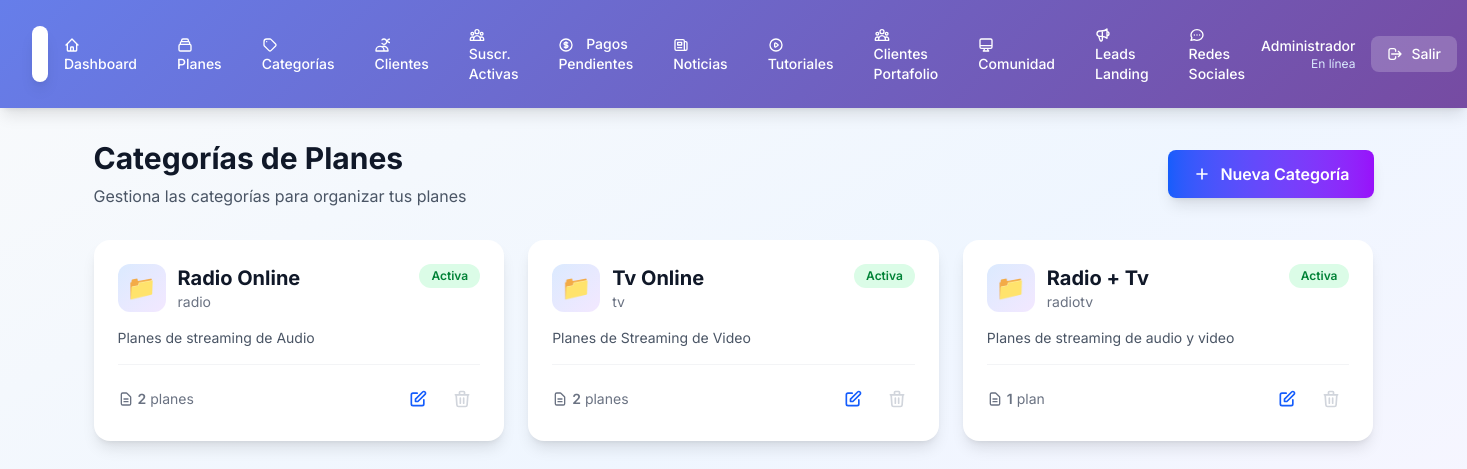
The app's page /admin/categorias.php (signed in) with its own data.
### tables this page shows
CREATE TABLE IF NOT EXISTS `plan_categories` (
  `id` int(11) NOT NULL AUTO_INCREMENT,
  `name` varchar(100) NOT NULL,
  `slug` varchar(100) NOT NULL,
  `description` text DEFAULT NULL,
  `icon` varchar(50) DEFAULT NULL,
  `display_order` int(11) DEFAULT 0,
  `is_active` tinyint(1) DEFAULT 1,
  `created_at` timestamp NOT NULL DEFAULT current_timestamp(),
  `updated_at` timestamp NOT NULL DEFAULT current_timestamp() ON UPDATE current_timestamp(),
  PRIMARY KEY (`id`),
  UNIQUE KEY `slug` (`slug`),
  KEY `idx_slug` (`slug`),
  KEY `idx_display_order` (`display_order`)
);

### admin/categorias.php (the view, shortened to what this page needs)
<?php
include 'header.php';
$pdo = getDatabase();
$stmt = $pdo->query("SELECT * FROM plan_categories ORDER BY display_order ASC, name ASC");
$categories = $stmt->fetchAll(PDO::FETCH_ASSOC);
$stmt_counts = $pdo->query("
    SELECT category_id, COUNT(*) as total
    FROM plans
    GROUP BY category_id
");
$plan_counts = [];
while ($row = $stmt_counts->fetch(PDO::FETCH_ASSOC)) {
    $plan_counts[$row['category_id']] = $row['total'];
}
?>
<div class="max-w-7xl mx-auto">
    <div class="mb-8 flex items-center justify-between">
        <div>
            <h2 class="text-3xl font-bold text-gray-900 mb-2">Categorías de Planes</h2>
            <p class="text-gray-600">Gestiona las categorías para organizar tus planes</p>
        </div>
        <a href="categoria_crear.php" class="px-6 py-3 bg-gradient-to-r from-blue-600 to-purple-600 hover:from-blue-700 hover:to-purple-700 text-white rounded-lg font-semibold shadow-lg transform hover:scale-105 transition-all duration-300 flex items-center">
            <svg class="w-5 h-5 mr-2" fill="none" stroke="currentColor" viewBox="0 0 24 24">
                <path stroke-linecap="round" stroke-linejoin="round" stroke-width="2" d="M12 6v6m0 0v6m0-6h6m-6 0H6"/>
            </svg>
            Nueva Categoría
        </a>
    </div>
    <div class="grid grid-cols-1 md:grid-cols-2 lg:grid-cols-3 gap-6">
        <?php foreach ($categories as $category):
            $plan_count = $plan_counts[$category['id']] ?? 0;
        ?>
        <div class="bg-white rounded-2xl shadow-lg overflow-hidden hover:shadow-xl transition-all duration-300 transform hover:-translate-y-1">
            <div class="p-6">
                <div class="flex items-start justify-between mb-4">
                    <div class="flex items-center">
                        <div class="w-12 h-12 rounded-xl bg-gradient-to-br from-blue-100 to-purple-100 flex items-center justify-center text-2xl mr-3">
                            <?php echo htmlspecialchars($category['icon'] ?: '📁'); ?>
                        </div>
                        <div>
                            <h3 class="text-xl font-bold text-gray-900"><?php echo htmlspecialchars($category['name']); ?></h3>
                            <p class="text-sm text-gray-500"><?php echo htmlspecialchars($category['slug']); ?></p>
                        </div>
                    </div>
                    <span class="px-3 py-1 rounded-full text-xs font-semibold <?php echo $category['is_active'] ? 'bg-green-100 text-green-700' : 'bg-gray-100 text-gray-600'; ?>">
                        <?php echo $category['is_active'] ? 'Activa' : 'Inactiva'; ?>
                    </span>
                </div>
                <?php if ($category['description']): ?>
                <p class="text-gray-600 text-sm mb-4"><?php echo htmlspecialchars($category['description']); ?></p>
                <?php endif; ?>
                <div class="flex items-center justify-between pt-4 border-t border-gray-100">
                    <div class="flex items-center text-sm text-gray-500">
                        <svg class="w-4 h-4 mr-1" fill="none" stroke="currentColor" viewBox="0 0 24 24">
                            <path stroke-linecap="round" stroke-linejoin="round" stroke-width="2" d="M9 12h6m-6 4h6m2 5H7a2 2 0 01-2-2V5a2 2 0 012-2h5.586a1 1 0 01.707.293l5.414 5.414a1 1 0 01.293.707V19a2 2 0 01-2 2z"/>
                        </svg>
                        <span class="font-semibold"><?php echo $plan_count; ?></span>
                        <span class="ml-1"><?php echo $plan_count === 1 ? 'plan' : 'planes'; ?></span>
                    </div>
                    <div class="flex items-center space-x-2">
                        <a href="categoria_editar.php?id=<?php echo $category['id']; ?>" class="p-2 text-blue-600 hover:bg-blue-50 rounded-lg transition-colors" title="Editar">
                            <svg class="w-5 h-5" fill="none" stroke="currentColor" viewBox="0 0 24 24">
                                <path stroke-linecap="round" stroke-linejoin="round" stroke-width="2" d="M11 5H6a2 2 0 00-2 2v11a2 2 0 002 2h11a2 2 0 002-2v-5m-1.414-9.414a2 2 0 112.828 2.828L11.828 15H9v-2.828l8.586-8.586z"/>
                            </svg>
                        </a>
                        <?php if ($plan_count === 0): ?>
                        <button onclick="deleteCategory(<?php echo $category['id']; ?>, '<?php echo htmlspecialchars($category['name'], ENT_QUOTES); ?>')" class="p-2 text-red-600 hover:bg-red-50 rounded-lg transition-colors" title="Eliminar">
                            <svg class="w-5 h-5" fill="none" stroke="currentColor" viewBox="0 0 24 24">
                                <path stroke-linecap="round" stroke-linejoin="round" stroke-width="2" d="M19 7l-.867 12.142A2 2 0 0116.138 21H7.862a2 2 0 01-1.995-1.858L5 7m5 4v6m4-6v6m1-10V4a1 1 0 00-1-1h-4a1 1 0 00-1 1v3M4 7h16"/>
                            </svg>
                        </button>
                        <?php else: ?>
                        <button disabled class="p-2 text-gray-300 cursor-not-allowed rounded-lg" title="No se puede eliminar (tiene planes asociados)">
                            <svg class="w-5 h-5" fill="none" stroke="currentColor" viewBox="0 0 24 24">
                                <path stroke-linecap="round" stroke-linejoin="round" stroke-width="2" d="M19 7l-.867 12.142A2 2 0 0116.138 21H7.862a2 2 0 01-1.995-1.858L5 7m5 4v6m4-6v6m1-10V4a1 1 0 00-1-1h-4a1 1 0 00-1 1v3M4 7h16"/>
                            </svg>
                        </button>
                        <?php endif; ?>
                    </div>
                </div>
            </div>
        </div>
        <?php endforeach; ?>
    </div>
</div>
<?php include 'footer.php'; ?>

### admin/header.php (style rules this page uses)
body { font-family: 'Inter', sans-serif; }

### records on screen
plan_categories: icon "📁", name "Radio Online", slug "radio", is_active "Activa", description "Planes de streaming de Audio", plan_count "2", shows "planes"
plan_categories: icon "📁", name "Tv Online", slug "tv", is_active "Activa", description "Planes de Streaming de Video", display_order "2", shows "planes"
plan_categories: icon "📁", name "Radio + Tv", slug "radiotv", is_active "Activa", description "Planes de streaming de audio y video", plan_count "1"
